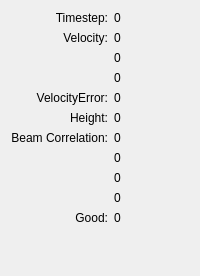
      <widget class="QWidget" name="tab_4">
       <attribute name="title">
        <string>DVL</string>
       </attribute>
       <layout class="QVBoxLayout" name="verticalLayout_7">
        <item>
         <layout class="QGridLayout" name="gridLayout_9">
          <item row="0" column="0">
           <widget class="QLabel" name="label_46">
            <property name="text">
             <string>Timestep:</string>
            </property>
            <property name="alignment">
             <set>Qt::AlignRight|Qt::AlignTop|Qt::AlignTrailing</set>
            </property>
           </widget>
          </item>
          <item row="0" column="1">
           <widget class="QLabel" name="lblDVLTimestamp">
            <property name="text">
             <string>0</string>
            </property>
           </widget>
          </item>
          <item row="1" column="0">
           <widget class="QLabel" name="label_28">
            <property name="text">
             <string>Velocity:</string>
            </property>
            <property name="alignment">
             <set>Qt::AlignRight|Qt::AlignTop|Qt::AlignTrailing</set>
            </property>
           </widget>
          </item>
          <item row="2" column="0">
           <widget class="QLabel" name="label_29">
            <property name="text">
             <string>VelocityError:</string>
            </property>
            <property name="alignment">
             <set>Qt::AlignRight|Qt::AlignTop|Qt::AlignTrailing</set>
            </property>
           </widget>
          </item>
          <item row="4" column="0">
           <widget class="QLabel" name="label_30">
            <property name="text">
             <string>Beam Correlation:</string>
            </property>
            <property name="alignment">
             <set>Qt::AlignRight|Qt::AlignTop|Qt::AlignTrailing</set>
            </property>
           </widget>
          </item>
          <item row="4" column="1">
           <layout class="QVBoxLayout" name="verticalLayout_36">
            <item>
             <widget class="QLabel" name="lblDVLBeamCorrelation0">
              <property name="text">
               <string>0</string>
              </property>
             </widget>
            </item>
            <item>
             <widget class="QLabel" name="lblDVLBeamCorrelation1">
              <property name="text">
               <string>0</string>
              </property>
             </widget>
            </item>
            <item>
             <widget class="QLabel" name="lblDVLBeamCorrelation2">
              <property name="text">
               <string>0</string>
              </property>
             </widget>
            </item>
            <item>
             <widget class="QLabel" name="lblDVLBeamCorrelation3">
              <property name="text">
               <string>0</string>
              </property>
             </widget>
            </item>
           </layout>
          </item>
          <item row="5" column="0">
           <widget class="QLabel" name="label_38">
            <property name="text">
             <string>Good:</string>
            </property>
            <property name="alignment">
             <set>Qt::AlignRight|Qt::AlignTop|Qt::AlignTrailing</set>
            </property>
           </widget>
          </item>
          <item row="2" column="1">
           <widget class="QLabel" name="lblDVLVelocityError">
            <property name="text">
             <string>0</string>
            </property>
           </widget>
          </item>
          <item row="3" column="0">
           <widget class="QLabel" name="label_32">
            <property name="text">
             <string>Height:</string>
            </property>
            <property name="alignment">
             <set>Qt::AlignRight|Qt::AlignTop|Qt::AlignTrailing</set>
            </property>
           </widget>
          </item>
          <item row="3" column="1">
           <widget class="QLabel" name="lblDVLHeight">
            <property name="text">
             <string>0</string>
            </property>
           </widget>
          </item>
          <item row="1" column="1">
           <layout class="QVBoxLayout" name="verticalLayout_40">
            <item>
             <widget class="QLabel" name="lblDVLVelocity0">
              <property name="text">
               <string>0</string>
              </property>
             </widget>
            </item>
            <item>
             <widget class="QLabel" name="lblDVLVelocity1">
              <property name="text">
               <string>0</string>
              </property>
             </widget>
            </item>
            <item>
             <widget class="QLabel" name="lblDVLVelocity2">
              <property name="text">
               <string>0</string>
              </property>
             </widget>
            </item>
           </layout>
          </item>
          <item row="5" column="1">
           <widget class="QLabel" name="lblDVLGood">
            <property name="text">
             <string>0</string>
            </property>
           </widget>
          </item>
         </layout>
        </item>
        <item>
         <spacer name="verticalSpacer_5">
          <property name="orientation">
           <enum>Qt::Vertical</enum>
          </property>
          <property name="sizeHint" stdset="0">
           <size>
            <width>20</width>
            <height>40</height>
           </size>
          </property>
         </spacer>
        </item>
       </layout>
      </widget>
